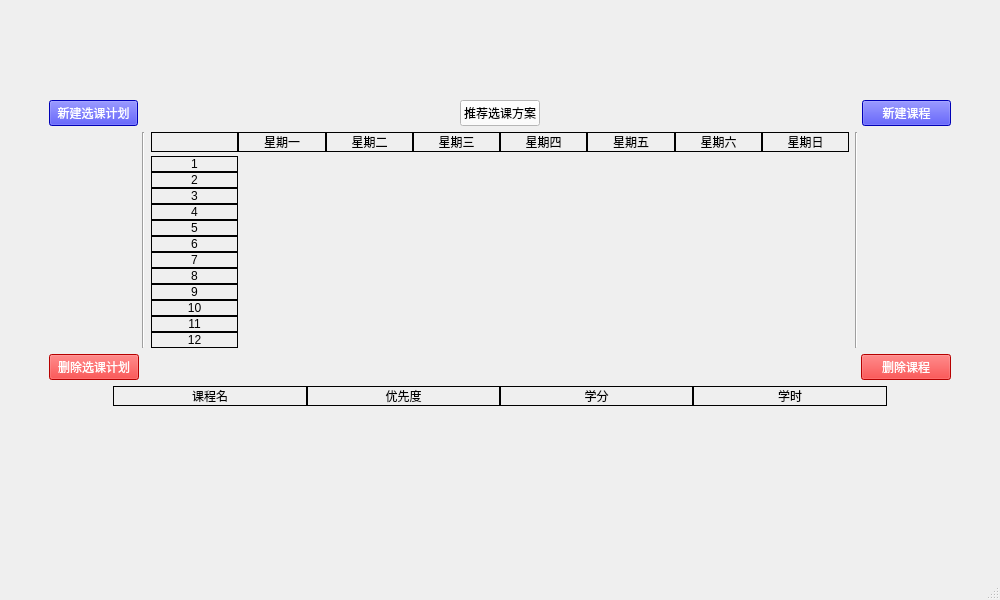
<?xml version="1.0" encoding="UTF-8"?>
<ui version="4.0">
 <class>MainWindow</class>
 <widget class="QMainWindow" name="MainWindow">
  <property name="geometry">
   <rect>
    <x>0</x>
    <y>0</y>
    <width>1000</width>
    <height>600</height>
   </rect>
  </property>
  <property name="windowTitle">
   <string>MainWindow</string>
  </property>
  <property name="layoutDirection">
   <enum>Qt::LeftToRight</enum>
  </property>
  <widget class="QWidget" name="centralwidget">
   <layout class="QGridLayout" name="gridLayout_2" columnstretch="0,1,0">
    <item row="0" column="1">
     <layout class="QVBoxLayout" name="OutLayout" stretch="1,0,0,0,2">
      <item>
       <spacer name="UpSpacer">
        <property name="orientation">
         <enum>Qt::Vertical</enum>
        </property>
        <property name="sizeHint" stdset="0">
         <size>
          <width>20</width>
          <height>40</height>
         </size>
        </property>
       </spacer>
      </item>
      <item>
       <layout class="QHBoxLayout" name="UpLayout" stretch="1,8,1">
        <property name="spacing">
         <number>6</number>
        </property>
        <item>
         <widget class="QPushButton" name="AddPlan">
          <property name="styleSheet">
           <string notr="true">color:white;
background-color:blue</string>
          </property>
          <property name="text">
           <string>新建选课计划</string>
          </property>
         </widget>
        </item>
        <item>
         <layout class="QHBoxLayout" name="RecommendLayout">
          <item>
           <spacer name="OutSpacer2">
            <property name="orientation">
             <enum>Qt::Horizontal</enum>
            </property>
            <property name="sizeHint" stdset="0">
             <size>
              <width>40</width>
              <height>20</height>
             </size>
            </property>
           </spacer>
          </item>
          <item>
           <widget class="QPushButton" name="Recommend">
            <property name="styleSheet">
             <string notr="true">background-color:white</string>
            </property>
            <property name="text">
             <string>推荐选课方案</string>
            </property>
           </widget>
          </item>
          <item>
           <spacer name="OutSpacer1">
            <property name="orientation">
             <enum>Qt::Horizontal</enum>
            </property>
            <property name="sizeHint" stdset="0">
             <size>
              <width>40</width>
              <height>20</height>
             </size>
            </property>
           </spacer>
          </item>
         </layout>
        </item>
        <item>
         <widget class="QPushButton" name="AddCourse">
          <property name="styleSheet">
           <string notr="true">color:white;
background-color:blue</string>
          </property>
          <property name="text">
           <string> 新建课程 </string>
          </property>
         </widget>
        </item>
       </layout>
      </item>
      <item>
       <layout class="QHBoxLayout" name="MainLayout" stretch="1,0,8,0,1">
        <property name="spacing">
         <number>6</number>
        </property>
        <property name="sizeConstraint">
         <enum>QLayout::SetDefaultConstraint</enum>
        </property>
        <item>
         <layout class="QVBoxLayout" name="LeftLayout">
          <item>
           <widget class="QWidget" name="PlanWidget" native="true">
            <widget class="QWidget" name="verticalLayoutWidget">
             <property name="geometry">
              <rect>
               <x>10</x>
               <y>30</y>
               <width>160</width>
               <height>80</height>
              </rect>
             </property>
             <layout class="QVBoxLayout" name="PlanLayout"/>
            </widget>
           </widget>
          </item>
          <item>
           <spacer name="Spacer1">
            <property name="orientation">
             <enum>Qt::Vertical</enum>
            </property>
            <property name="sizeHint" stdset="0">
             <size>
              <width>20</width>
              <height>40</height>
             </size>
            </property>
           </spacer>
          </item>
         </layout>
        </item>
        <item>
         <widget class="Line" name="line">
          <property name="orientation">
           <enum>Qt::Vertical</enum>
          </property>
         </widget>
        </item>
        <item>
         <layout class="QVBoxLayout" name="MiddleLayout" stretch="1,12">
          <property name="spacing">
           <number>4</number>
          </property>
          <item>
           <layout class="QHBoxLayout" name="WeekLayout">
            <property name="spacing">
             <number>0</number>
            </property>
            <item>
             <widget class="QLabel" name="BlankLabel">
              <property name="styleSheet">
               <string notr="true">border: 1px solid black</string>
              </property>
              <property name="text">
               <string/>
              </property>
             </widget>
            </item>
            <item>
             <widget class="QLabel" name="MonLabel">
              <property name="styleSheet">
               <string notr="true">border: 1px solid black</string>
              </property>
              <property name="text">
               <string>星期一</string>
              </property>
              <property name="alignment">
               <set>Qt::AlignCenter</set>
              </property>
             </widget>
            </item>
            <item>
             <widget class="QLabel" name="TueLabel">
              <property name="styleSheet">
               <string notr="true">border: 1px solid black</string>
              </property>
              <property name="text">
               <string>星期二</string>
              </property>
              <property name="alignment">
               <set>Qt::AlignCenter</set>
              </property>
             </widget>
            </item>
            <item>
             <widget class="QLabel" name="WedLabel">
              <property name="styleSheet">
               <string notr="true">border: 1px solid black</string>
              </property>
              <property name="text">
               <string>星期三</string>
              </property>
              <property name="alignment">
               <set>Qt::AlignCenter</set>
              </property>
             </widget>
            </item>
            <item>
             <widget class="QLabel" name="ThuLabel">
              <property name="styleSheet">
               <string notr="true">border: 1px solid black</string>
              </property>
              <property name="text">
               <string>星期四</string>
              </property>
              <property name="alignment">
               <set>Qt::AlignCenter</set>
              </property>
             </widget>
            </item>
            <item>
             <widget class="QLabel" name="FriLabel">
              <property name="styleSheet">
               <string notr="true">border: 1px solid black</string>
              </property>
              <property name="text">
               <string>星期五</string>
              </property>
              <property name="alignment">
               <set>Qt::AlignCenter</set>
              </property>
             </widget>
            </item>
            <item>
             <widget class="QLabel" name="SatLabel">
              <property name="styleSheet">
               <string notr="true">border: 1px solid black</string>
              </property>
              <property name="text">
               <string>星期六</string>
              </property>
              <property name="alignment">
               <set>Qt::AlignCenter</set>
              </property>
             </widget>
            </item>
            <item>
             <widget class="QLabel" name="SunLabel">
              <property name="styleSheet">
               <string notr="true">border: 1px solid black</string>
              </property>
              <property name="text">
               <string>星期日</string>
              </property>
              <property name="alignment">
               <set>Qt::AlignCenter</set>
              </property>
             </widget>
            </item>
           </layout>
          </item>
          <item>
           <layout class="QHBoxLayout" name="TableLayout" stretch="1,7">
            <property name="spacing">
             <number>0</number>
            </property>
            <item>
             <layout class="QVBoxLayout" name="TimeLayout">
              <item>
               <widget class="QLabel" name="T1Label">
                <property name="styleSheet">
                 <string notr="true">border: 1px solid black</string>
                </property>
                <property name="text">
                 <string>1</string>
                </property>
                <property name="alignment">
                 <set>Qt::AlignCenter</set>
                </property>
               </widget>
              </item>
              <item>
               <widget class="QLabel" name="T2Label">
                <property name="styleSheet">
                 <string notr="true">border: 1px solid black</string>
                </property>
                <property name="text">
                 <string>2</string>
                </property>
                <property name="alignment">
                 <set>Qt::AlignCenter</set>
                </property>
               </widget>
              </item>
              <item>
               <widget class="QLabel" name="T3Label">
                <property name="styleSheet">
                 <string notr="true">border: 1px solid black</string>
                </property>
                <property name="text">
                 <string>3</string>
                </property>
                <property name="alignment">
                 <set>Qt::AlignCenter</set>
                </property>
               </widget>
              </item>
              <item>
               <widget class="QLabel" name="T4Label">
                <property name="styleSheet">
                 <string notr="true">border: 1px solid black</string>
                </property>
                <property name="text">
                 <string>4</string>
                </property>
                <property name="alignment">
                 <set>Qt::AlignCenter</set>
                </property>
               </widget>
              </item>
              <item>
               <widget class="QLabel" name="T5Label">
                <property name="styleSheet">
                 <string notr="true">border: 1px solid black</string>
                </property>
                <property name="text">
                 <string>5</string>
                </property>
                <property name="alignment">
                 <set>Qt::AlignCenter</set>
                </property>
               </widget>
              </item>
              <item>
               <widget class="QLabel" name="T6Label">
                <property name="styleSheet">
                 <string notr="true">border: 1px solid black</string>
                </property>
                <property name="text">
                 <string>6</string>
                </property>
                <property name="alignment">
                 <set>Qt::AlignCenter</set>
                </property>
               </widget>
              </item>
              <item>
               <widget class="QLabel" name="T7Label">
                <property name="styleSheet">
                 <string notr="true">border: 1px solid black</string>
                </property>
                <property name="text">
                 <string>7</string>
                </property>
                <property name="alignment">
                 <set>Qt::AlignCenter</set>
                </property>
               </widget>
              </item>
              <item>
               <widget class="QLabel" name="T8Label">
                <property name="styleSheet">
                 <string notr="true">border: 1px solid black</string>
                </property>
                <property name="text">
                 <string>8</string>
                </property>
                <property name="alignment">
                 <set>Qt::AlignCenter</set>
                </property>
               </widget>
              </item>
              <item>
               <widget class="QLabel" name="T9Label">
                <property name="styleSheet">
                 <string notr="true">border: 1px solid black</string>
                </property>
                <property name="text">
                 <string>9</string>
                </property>
                <property name="alignment">
                 <set>Qt::AlignCenter</set>
                </property>
               </widget>
              </item>
              <item>
               <widget class="QLabel" name="T10Label">
                <property name="styleSheet">
                 <string notr="true">border: 1px solid black</string>
                </property>
                <property name="text">
                 <string>10</string>
                </property>
                <property name="alignment">
                 <set>Qt::AlignCenter</set>
                </property>
               </widget>
              </item>
              <item>
               <widget class="QLabel" name="T11Label">
                <property name="styleSheet">
                 <string notr="true">border: 1px solid black</string>
                </property>
                <property name="text">
                 <string>11</string>
                </property>
                <property name="alignment">
                 <set>Qt::AlignCenter</set>
                </property>
               </widget>
              </item>
              <item>
               <widget class="QLabel" name="T12Label">
                <property name="styleSheet">
                 <string notr="true">border: 1px solid black</string>
                </property>
                <property name="text">
                 <string>12</string>
                </property>
                <property name="alignment">
                 <set>Qt::AlignCenter</set>
                </property>
               </widget>
              </item>
             </layout>
            </item>
            <item>
             <layout class="QHBoxLayout" name="CourseTableLayout">
              <item>
               <layout class="QVBoxLayout" name="C1Layout"/>
              </item>
              <item>
               <layout class="QVBoxLayout" name="C2Layout"/>
              </item>
              <item>
               <layout class="QVBoxLayout" name="C3Layout"/>
              </item>
              <item>
               <layout class="QVBoxLayout" name="C4Layout"/>
              </item>
              <item>
               <layout class="QVBoxLayout" name="C5Layout"/>
              </item>
              <item>
               <layout class="QVBoxLayout" name="C6Layout"/>
              </item>
              <item>
               <layout class="QVBoxLayout" name="C7Layout"/>
              </item>
             </layout>
            </item>
           </layout>
          </item>
         </layout>
        </item>
        <item>
         <widget class="Line" name="line_2">
          <property name="orientation">
           <enum>Qt::Vertical</enum>
          </property>
         </widget>
        </item>
        <item>
         <layout class="QVBoxLayout" name="RightLayout">
          <item>
           <widget class="QWidget" name="CourseWidget" native="true">
            <widget class="QWidget" name="verticalLayoutWidget_2">
             <property name="geometry">
              <rect>
               <x>20</x>
               <y>30</y>
               <width>160</width>
               <height>80</height>
              </rect>
             </property>
             <layout class="QVBoxLayout" name="CourseLayout"/>
            </widget>
           </widget>
          </item>
          <item>
           <spacer name="Spacer2">
            <property name="orientation">
             <enum>Qt::Vertical</enum>
            </property>
            <property name="sizeHint" stdset="0">
             <size>
              <width>20</width>
              <height>40</height>
             </size>
            </property>
           </spacer>
          </item>
         </layout>
        </item>
       </layout>
      </item>
      <item>
       <layout class="QHBoxLayout" name="DownLayout" stretch="1,8,1">
        <property name="spacing">
         <number>6</number>
        </property>
        <item>
         <widget class="QPushButton" name="DeletePlan">
          <property name="styleSheet">
           <string notr="true">color:white;
background-color:red</string>
          </property>
          <property name="text">
           <string>删除选课计划</string>
          </property>
         </widget>
        </item>
        <item>
         <spacer name="OutSpacer3">
          <property name="orientation">
           <enum>Qt::Horizontal</enum>
          </property>
          <property name="sizeHint" stdset="0">
           <size>
            <width>40</width>
            <height>20</height>
           </size>
          </property>
         </spacer>
        </item>
        <item>
         <widget class="QPushButton" name="DeleteCourse">
          <property name="styleSheet">
           <string notr="true">color:white;
background-color:red</string>
          </property>
          <property name="text">
           <string> 删除课程 </string>
          </property>
         </widget>
        </item>
       </layout>
      </item>
      <item>
       <layout class="QHBoxLayout" name="InformLayout" stretch="1,3,3,3,3,1">
        <property name="spacing">
         <number>0</number>
        </property>
        <item>
         <spacer name="horizontalSpacer">
          <property name="orientation">
           <enum>Qt::Horizontal</enum>
          </property>
          <property name="sizeHint" stdset="0">
           <size>
            <width>13</width>
            <height>14</height>
           </size>
          </property>
         </spacer>
        </item>
        <item>
         <layout class="QVBoxLayout" name="OutNameLayout" stretch="0,0,1">
          <item>
           <widget class="QLabel" name="InformNameLabel">
            <property name="styleSheet">
             <string notr="true">border: 1px solid black</string>
            </property>
            <property name="text">
             <string>课程名</string>
            </property>
            <property name="alignment">
             <set>Qt::AlignCenter</set>
            </property>
           </widget>
          </item>
          <item>
           <layout class="QVBoxLayout" name="InformNameLayout"/>
          </item>
          <item>
           <spacer name="Spacer3">
            <property name="orientation">
             <enum>Qt::Vertical</enum>
            </property>
            <property name="sizeHint" stdset="0">
             <size>
              <width>20</width>
              <height>40</height>
             </size>
            </property>
           </spacer>
          </item>
         </layout>
        </item>
        <item>
         <layout class="QVBoxLayout" name="OutPriorityLayout" stretch="0,0,1">
          <item>
           <widget class="QLabel" name="InformPriorityLabel">
            <property name="styleSheet">
             <string notr="true">border: 1px solid black</string>
            </property>
            <property name="text">
             <string>优先度</string>
            </property>
            <property name="alignment">
             <set>Qt::AlignCenter</set>
            </property>
           </widget>
          </item>
          <item>
           <layout class="QVBoxLayout" name="InformPriorityLayout"/>
          </item>
          <item>
           <spacer name="Spacer4">
            <property name="orientation">
             <enum>Qt::Vertical</enum>
            </property>
            <property name="sizeHint" stdset="0">
             <size>
              <width>20</width>
              <height>40</height>
             </size>
            </property>
           </spacer>
          </item>
         </layout>
        </item>
        <item>
         <layout class="QVBoxLayout" name="OutPointLayout">
          <item>
           <widget class="QLabel" name="InformPointLabel">
            <property name="styleSheet">
             <string notr="true">border: 1px solid black</string>
            </property>
            <property name="text">
             <string>学分</string>
            </property>
            <property name="alignment">
             <set>Qt::AlignCenter</set>
            </property>
           </widget>
          </item>
          <item>
           <layout class="QVBoxLayout" name="InformPointLayout"/>
          </item>
          <item>
           <spacer name="Spacer5">
            <property name="orientation">
             <enum>Qt::Vertical</enum>
            </property>
            <property name="sizeHint" stdset="0">
             <size>
              <width>20</width>
              <height>40</height>
             </size>
            </property>
           </spacer>
          </item>
         </layout>
        </item>
        <item>
         <layout class="QVBoxLayout" name="OutTimeLayout">
          <item>
           <widget class="QLabel" name="InformTimeLabel">
            <property name="styleSheet">
             <string notr="true">border: 1px solid black</string>
            </property>
            <property name="text">
             <string>学时</string>
            </property>
            <property name="alignment">
             <set>Qt::AlignCenter</set>
            </property>
           </widget>
          </item>
          <item>
           <layout class="QVBoxLayout" name="InformTimeLayout"/>
          </item>
          <item>
           <spacer name="Spacer6">
            <property name="orientation">
             <enum>Qt::Vertical</enum>
            </property>
            <property name="sizeHint" stdset="0">
             <size>
              <width>20</width>
              <height>40</height>
             </size>
            </property>
           </spacer>
          </item>
         </layout>
        </item>
        <item>
         <spacer name="horizontalSpacer_2">
          <property name="orientation">
           <enum>Qt::Horizontal</enum>
          </property>
          <property name="sizeHint" stdset="0">
           <size>
            <width>13</width>
            <height>14</height>
           </size>
          </property>
         </spacer>
        </item>
       </layout>
      </item>
     </layout>
    </item>
    <item row="0" column="0">
     <spacer name="LeftSpacer">
      <property name="orientation">
       <enum>Qt::Horizontal</enum>
      </property>
      <property name="sizeHint" stdset="0">
       <size>
        <width>40</width>
        <height>20</height>
       </size>
      </property>
     </spacer>
    </item>
    <item row="0" column="2">
     <spacer name="RightSpacer">
      <property name="orientation">
       <enum>Qt::Horizontal</enum>
      </property>
      <property name="sizeHint" stdset="0">
       <size>
        <width>40</width>
        <height>20</height>
       </size>
      </property>
     </spacer>
    </item>
   </layout>
  </widget>
  <widget class="QStatusBar" name="statusbar"/>
 </widget>
 <resources/>
 <connections/>
</ui>
